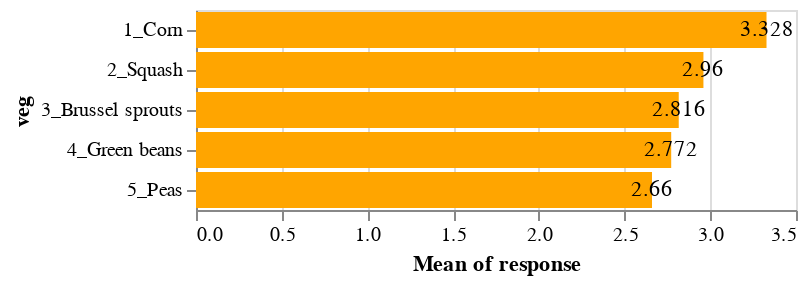

The code cell stored with this chart in its notebook:
### Markdown cell above
## Layering to add labels

`.mark_text()` is used for labels

**Properties of the marks themselves – not encodings that bind the marks to the data – are put in as arguments for the mark method**

### Code cell
base = alt.Chart(df).encode(
    y = 'veg:N',
    x = 'mean(response):Q'
)

alt.layer(
    base.mark_bar(color = 'orange'),
    base.mark_text().encode(
        text = 'mean(response):Q'
    )
)

### Figure 1 — Vega-Lite specification as saved in the notebook (floating-point values rounded to 4 significant figures; data arrays with more than 128 entries replaced by an {"elided": "..."} marker saying what was removed)
{"config": {"view": {"continuousWidth": 300, "continuousHeight": 300}}, "layer": [{"mark": {"type": "bar", "color": "orange"}, "encoding": {"x": {"aggregate": "mean", "field": "response", "type": "quantitative"}, "y": {"field": "veg", "type": "nominal"}}}, {"mark": {"type": "text"}, "encoding": {"text": {"aggregate": "mean", "field": "response", "type": "quantitative"}, "x": {"aggregate": "mean", "field": "response", "type": "quantitative"}, "y": {"field": "veg", "type": "nominal"}}}], "data": {"name": "data-07f93f6fab5f4d4715a804d075ffd351"}, "$schema": "https://vega.github.io/schema/vega-lite/v5.8.0.json", "datasets": {"data-07f93f6fab5f4d4715a804d075ffd351": {"elided": "1250 records"}}}
